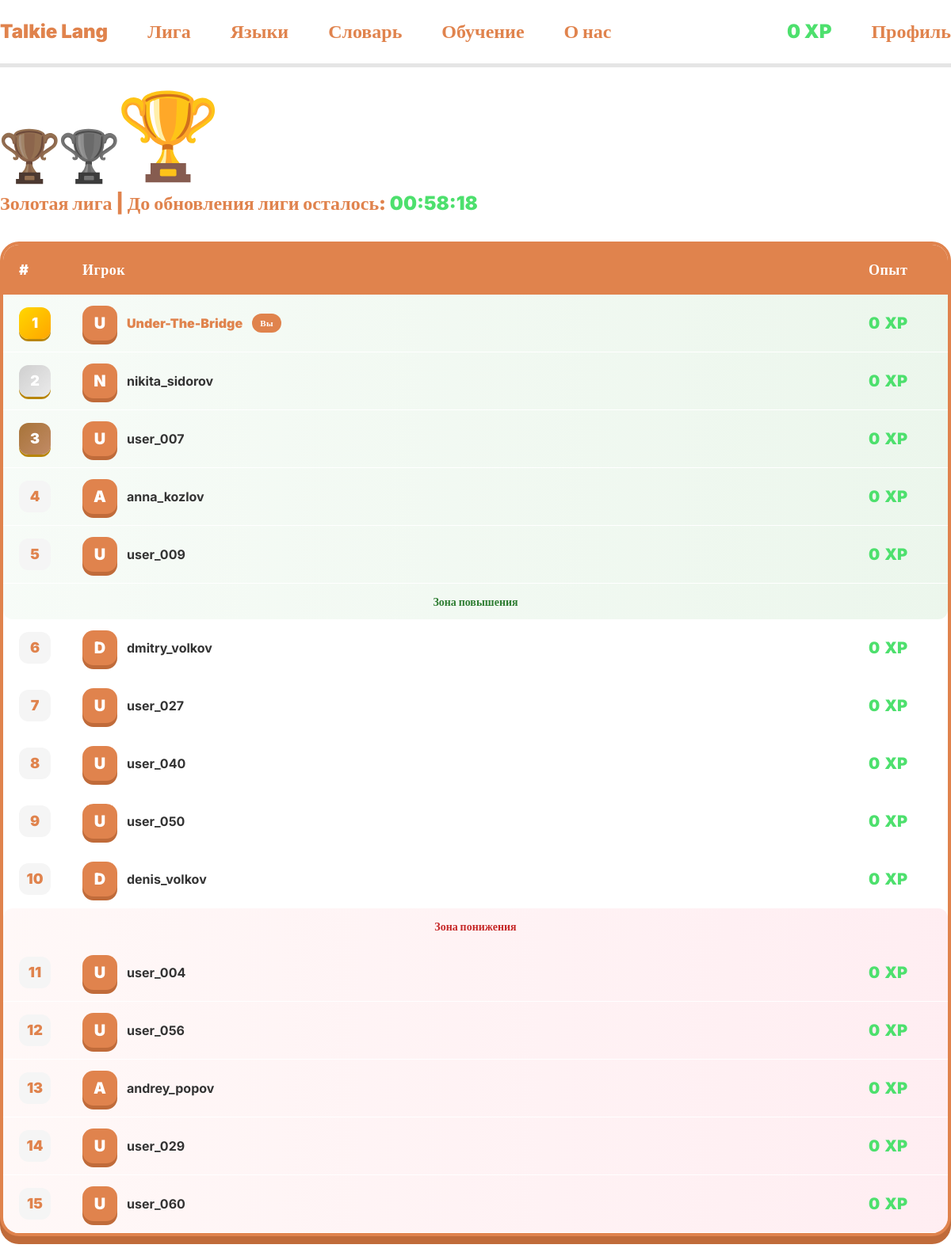
/league/index.php (signed in), run on the app's committed database.
### tables this page shows
CREATE TABLE `users` (
  `user_id` int NOT NULL,
  `user_login` text NOT NULL,
  `user_email` text NOT NULL,
  `user_password` text NOT NULL,
  `user_role` enum('user','admin') NOT NULL DEFAULT 'user',
  `user_weekly_xp` int NOT NULL DEFAULT '0',
  `user_league` int NOT NULL DEFAULT '1'
);

CREATE TABLE `leagues` (
  `league_id` int NOT NULL,
  `league_name` text NOT NULL
);

CREATE TABLE `league_users` (
  `id` int NOT NULL,
  `user_id` int NOT NULL,
  `weekly_league_id` varchar(12) NOT NULL
);

### connection-db.php (called while the page is built, shortened)
<?php
$conn = mysqli_connect("localhost","root","","Lang");
if(isset($_SESSION["id"])){
    $id = $_SESSION["id"];
    $user = mysqli_fetch_assoc(mysqli_query($conn, "select * from users join leagues on leagues.league_id = users.user_league where user_id = $id"));
}

### league/index.php (the view, shortened to what this page needs)
<?php
require "../connection-db.php";
$id = $_SESSION["id"];
$inLeague = false;
if (mysqli_num_rows(mysqli_query($conn, "SELECT * FROM `league_users` where user_id = $id")) != 0) {
    $inLeague = true;
    $league_id = mysqli_fetch_array(mysqli_query($conn, "SELECT * FROM `league_users` where user_id = $id"))[2];
    $sql = "select * from weekly_league join league_users on league_users.weekly_league_id = weekly_league.id join users on users.user_id = league_users.user_id where weekly_league.id = '$league_id'  ORDER BY users.user_weekly_xp DESC";
    $league = mysqli_fetch_all(mysqli_query($conn, $sql), MYSQLI_ASSOC);
}
?>
<!DOCTYPE html>
<html lang="en">
<?php include "../components/head.php"; ?>
<body>
    <?php include "../components/header.php"; ?>
    <main class="container">
        <?php if ($inLeague): ?>
            <div>
                <div class="d-flex align-items-end mb-2">
                    <img class="trophy copper <?= $user["league_name"] == 'Бронзавая лига' ? "active": ""?>" src="../assets/trophy-svgrepo-com.svg" alt="">
                    <img class="trophy silver <?= $user["league_name"] == 'Серебряная лига' ? "active": ""?>" src="../assets/trophy-svgrepo-com.svg" alt="">
                    <img class="trophy gold <?= $user["league_name"] == 'Золотая лига' ? "active": ""?>" src="../assets/trophy-svgrepo-com.svg" alt="">
                </div>
                <h4 style="color: var(--main-color); font-weight: 900;"><?= $user["league_name"] ?> | До обновления лиги осталось: <span class="timer" style="color: var(--green-color);"></span></h4>
            </div>
            <div class="league-table-wrapper">
                <table class="league-table">
                    <thead>
                        <tr>
                            <th>#</th>
                            <th>Игрок</th>
                            <th>Опыт</th>
                        </tr>
                    </thead>
                    <tbody>
                        <?php
                        $count = 0;
                        foreach ($league as $us):
                            $count++;
                            $rank = ($count == 1) ? 'top-rank' : (($count == 2) ? 'mid-rank' : (($count == 3) ? 'bottom-rank' : ''));
                            $row = ($count >= 1 && $count <= 5) ? 'green' : (($count > 10 && $count <= 15) ? 'red' : '');
                            ?>
                            <tr class="league-row <?=$row?>">
                                <td class="rank-cell">
                                    <span class="rank-number <?= $rank?>">
                                        <?= $count ?>
                                    </span>
                                </td>
                                <td class="player-cell">
                                    <div class="player-info">
                                        <div class="player-avatar">
                                            <?= strtoupper($us["user_login"][0]) ?>
                                        </div>
                                        <span class="player-name <?= ($us["user_id"] == $user["user_id"]) ? 'current-user-name' : '' ?> <?=$rank?>">
                                            <?= $us["user_login"] ?>
                                        </span>
                                        <?php if ($us["user_id"] == $user["user_id"]): ?>
                                            <span class="you-badge">Вы</span>
                                        <?php endif; ?>
                                    </div>
                                </td>
                                <td class="xp-cell">
                                    <div class="xp-display">
                                        <span class="xp-value"><?=$us["user_weekly_xp"] ?></span>
                                        <span class="xp-value">XP</span>
                                    </div>
                                </td>
                            </tr>
                            <?php if ($count == 5): ?>
                                <tr class="separator-row promotion-separator">
                                    <td colspan="3">
                                        <div class="zone-divider promotion">
                                            <span>Зона повышения</span>
                                        </div>
                                    </td>
                                </tr>
                            <?php endif; ?>
                            <?php if ($count == 10): ?>
                                <tr class="separator-row demotion-separator">
                                    <td colspan="3">
                                        <div class="zone-divider demotion">
                                            <span>Зона понижения</span>
                                        </div>
                                    </td>
                                </tr>
                            <?php endif; ?>
                        <?php endforeach; ?>
                    </tbody>
                </table>
            </div>
        <?php endif; ?>
    </main>
</body>
</html>

### components/header.php
<header>
    <div class="nav-bar">
        <div>
            <div>
                <?php if (!isset($_SESSION["lang"])): ?>
                    <a href="/">Talkie Lang</a>
                <?php else: ?>
                    <a href="/<?= $_SESSION["lang"] ?>">Talkie Lang</a>
                <?php endif; ?>
                <a href="/league">Лига</a>
                <a href="/langs">Языки</a>
                <?php if (!isset($_SESSION["lang"])): ?>
                    <a href="/dictionary">Словарь</a>
                <?php endif; ?>
                <a href="">Обучение</a>
                <a href="">О нас</a>
            </div>
            <div>
                <?php if (!isset($_SESSION["id"])): ?>
                    <a href="/auth/">Вход</a>
                    <a href="/register/">Регистрация</a>
                <?php else: ?>
                    <p class="xp"><?= $user["user_weekly_xp"] ?> XP</p>
                    <a href="/profile/">Профиль</a>
                <?php endif; ?>
            </div>
        </div>
    </div>
</header>

### css/style.css (style rules this page uses)
* { transition: 0.15s ease-out; }
:root { --main-color: #e0834d; --main-color-shadow: #c06b3a; --main-color-light: rgb(235, 155, 109); --green-color: #4de06d; --green-color-shadow: #2db64b; --red-color: #e0524d; --red-color-shadow: #b6362d; --bg-color: #0f0f0f; --bg-secondary: #1a1a1a; --gray-color: #a38a7a; --gray-color-light: #d3c2b6; }
body { font-family: inter; }
p { margin: 0; }
header { height: 85px; }
.nav-bar { width: 100%; position: fixed; height: 85px; display: flex; justify-content: center; align-items: center; box-sizing: border-box; border-bottom: 5px solid #e5e5e5; background-color: white; z-index: 10; }
.nav-bar>div { width: 1280px; display: flex; justify-content: space-between; align-items: center; }
.nav-bar>div div { display: flex; align-items: center; gap: 50px; }
.nav-bar>div div a { color: var(--main-color); text-decoration: none; font-weight: 900; font-size: 24px; }
.container { max-width: 1280px; display: flex; flex-direction: column; gap: 25px; padding-left: 0; padding-right: 0; }
main { padding: 25px 0; }
.xp { color: var(--green-color); text-decoration: none; font-weight: 900; font-size: 24px; }
.league-table-wrapper { background: white; border-radius: 24px; padding: 4px; box-shadow: 0 10px 0 var(--main-color-shadow); background: var(--main-color); overflow-x: auto; }
.league-table { width: 100%; border-collapse: collapse; border-radius: 20px; overflow: hidden; background: white; }
.league-table thead tr { background: var(--main-color); }
.league-table th { padding: 18px 20px; text-align: left; font-weight: 900; font-size: 18px; color: white; letter-spacing: 0.5px; }
.league-table th:first-child { width: 80px; }
.league-table th:last-child { width: 120px; }
.league-row td { padding: 14px 20px; vertical-align: middle; }
.rank-cell { font-weight: 900; }
.rank-number { display: inline-flex; align-items: center; justify-content: center; width: 40px; height: 40px; background: #f5f5f5; border-radius: 12px; font-size: 18px; font-weight: 900; color: var(--main-color); }
.rank-number.top-rank { background: linear-gradient(135deg, #FFD700, #FFA500); color: white; box-shadow: 0 3px 0 #b8860b; }
.rank-number.mid-rank { background: linear-gradient(135deg, #cfcfcf, #ebebeb); color: white; box-shadow: 0 3px 0 #b8860b; }
.rank-number.bottom-rank { background: linear-gradient(135deg, #a77338, #c28b66); color: white; box-shadow: 0 3px 0 #b8860b; }
.player-cell { padding: 10px 20px; }
.player-info { display: flex; align-items: center; gap: 12px; }
.player-avatar { width: 44px; height: 44px; background: var(--main-color); border-radius: 14px; display: flex; align-items: center; justify-content: center; font-weight: 900; font-size: 20px; color: white; box-shadow: 0 5px 0 var(--main-color-shadow); }
.player-name { font-weight: 700; font-size: 16px; color: #333; }
.current-user-name { color: var(--main-color); font-weight: 900; }
.you-badge { background: var(--main-color); color: white; padding: 4px 10px; border-radius: 20px; font-size: 11px; font-weight: 900; letter-spacing: 0.5px; }
.xp-cell { font-weight: 900; }
.xp-display { display: flex; align-items: baseline; gap: 6px; }
.xp-value { font-size: 20px; font-weight: 900; color: var(--green-color); }
.separator-row td { padding: 0; background: transparent; }
.zone-divider { text-align: center; padding: 12px 20px; font-weight: 900; font-size: 14px; }
.league-row { border-bottom: 1px solid #ffffff; transition: 0.15s ease-out; }
.league-row.green { background: linear-gradient(90deg, #e8f5e959, #c8e6c959); }
.league-row.red { background: linear-gradient(90deg, #ffebe959, #ffcdd959); }
.zone-divider.promotion { background: linear-gradient(90deg, #e8f5e959, #c8e6c959); color: #2e7d32; border-radius: 0 0 12px 12px; }
.zone-divider.demotion { background: linear-gradient(90deg, #ffebe959, #ffcdd959); color: #c62828; border-radius: 12px 12px 0 0 ; }
.trophy { transition: 0.25s ease-out; width: 75px; }
.trophy.gold { filter: brightness(0.6); }
.trophy.gold.active { filter: none; }
.trophy.active { width: 125px; }
.trophy.copper { filter: brightness(0.5) saturate(1.8) sepia(0.8) hue-rotate(-15deg); }
.trophy.silver { filter: grayscale(100%) brightness(0.6) contrast(1); }

### data on the page
users: user_weekly_xp "0", user_league.league_name "Золотая лига"
league_users: user.user_login "U", user.user_login "Under-The-Bridge", shows "Вы", user.user_weekly_xp "0"
league_users: user.user_login "N", user.user_login "nikita_sidorov", user.user_weekly_xp "0"
league_users: user.user_login "U", user.user_login "user_007", user.user_weekly_xp "0"
league_users: user.user_login "A", user.user_login "anna_kozlov", user.user_weekly_xp "0"
league_users: user.user_login "U", user.user_login "user_009", user.user_weekly_xp "0", shows "Зона повышения"
league_users: user.user_login "D", user.user_login "dmitry_volkov", user.user_weekly_xp "0"
league_users: user.user_login "U", user.user_login "user_027", user.user_weekly_xp "0"
league_users: user.user_login "U", user.user_login "user_040", user.user_weekly_xp "0"
league_users: user.user_login "U", user.user_login "user_050", user.user_weekly_xp "0"
league_users: user.user_login "D", user.user_login "denis_volkov", user.user_weekly_xp "0", shows "Зона понижения"
league_users: user.user_login "U", user.user_login "user_004", user.user_weekly_xp "0"
league_users: user.user_login "U", user.user_login "user_056", user.user_weekly_xp "0"
league_users: user.user_login "A", user.user_login "andrey_popov", user.user_weekly_xp "0"
league_users: user.user_login "U", user.user_login "user_029", user.user_weekly_xp "0"
league_users: user.user_login "U", user.user_login "user_060", user.user_weekly_xp "0"
